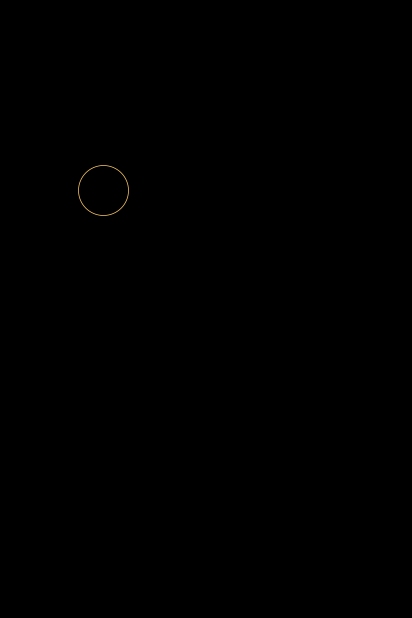
Frame 1 (no input)
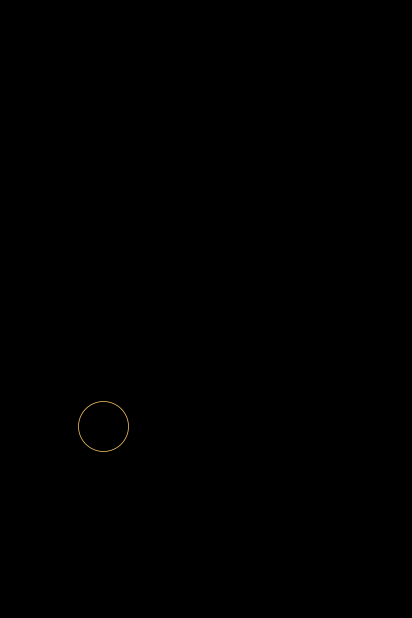
Frame 60 (the mouse pressed at the canvas centre just before this capture)
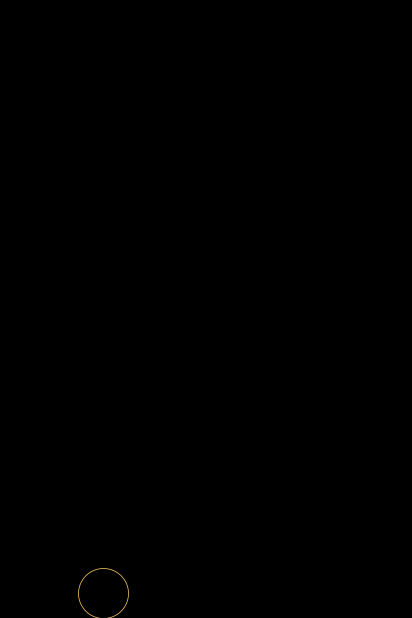
Frame 120 (the mouse held since frame 60 and released just before this capture)

The Processing sketch that drew these frames (run headless with seeded random() and noise(); from frame 60 on, the mouse is pressed at the canvas centre):

// Processing sketch: flappy_bird
// ── flappy_bird.pde
// credit to Coding Train YT Channel
// https://youtu.be/aKiyCeIuwn4?feature=shared

Bird bird;

boolean playerPressUp;

void setup () {
  size(412, 618);
  bird = new Bird();
}

void draw () {
  background(0);
  
  bird.show();
  bird.gravity();
  bird.bottom();
  bird.flapping();
}

void update() {
  
  
  
}

void keyReleased() {
  
    switch(key) {
   case 'F':
   case 'f':
     playerPressUp = false;
     break;
   }
}

void keyPressed() {
  
  switch(key) {
   case 'F':
   case 'f':
     playerPressUp = true;
     break;
  }
}

// ── bird.pde
class Bird {
  // variables
  float x = width / 4;   // bird x position
  float y = height / 3.25;   // bird y position
  float radius = 50;   // bird size
  //float ySpeed = 0.25;
  //float ySpeedMax = 5;
  float gravity = 4;
  float velocity = 0;
  float lift = -2;
  boolean gravityOn;

  // pulling the bird down with gravity
  void gravity() {
    //y += ySpeed;
    //if (gravityOn == true) {
      //if (ySpeed > ySpeedMax) {
        //ySpeed = ySpeedMax;
      //} else {
        //ySpeed++;
      //}
    //}
    velocity += gravity;
    y += velocity;
      
    if (gravityOn != true) {
      gravity = 0;
    }
    if (y < height) {
      gravityOn = true;
    }
  }
    // if the bird touches the bottom of the screen
    void bottom() {
      if (y > height) {   // if touching the ground
        gravityOn = false;
        y = height - 25;
        velocity = 0;
        gravity = 0;
      }
      if (y < 0) {   // if above the ground
        y = 0 + 25;
        velocity = 0;
      }
    }


    void flapping() {
      if (playerPressUp) {
      velocity += lift;
      }
    }


    // drawing the bird
    void show() {
      stroke(250, 200, 100);
      strokeWeight(0.75);
      noFill();
      circle(x, y, radius);
    }
  }
